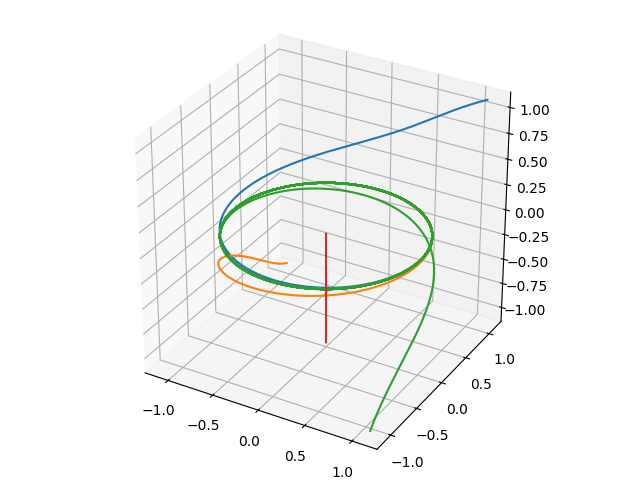

Write the Python code that produced this figure.
import numpy as np
import matplotlib.pyplot as plt
from mpl_toolkits.mplot3d import Axes3D

# x' = x(1-x^2-y^2) - y
# y' = y(1-x^2-y^2) + x 
# z' = -z

def f(x: np.ndarray) -> np.ndarray:
  return np.array([
      x[0] * (1-x[0]**2-x[1]**2) - x[1],
      x[1] * (1-x[0]**2-x[1]**2) + x[0], 
      -x[2]
  ])

# 古典的ルンゲ=クッタ (４段陽的ルンゲ=クッタ)
def runge_kutta(x: np.ndarray, tau: float) -> np.ndarray:
    k1 = f(x)
    k2 = f(x + tau/2 * k1)
    k3 = f(x + tau/2 * k2)
    k4 = f(x + tau * k3)
    return x + tau/6 * (k1 + 2*k2 + 2*k3 + k4)

fig = plt.figure()
ax = fig.add_subplot(projection='3d')
fig.tight_layout()
ax.set_aspect('equal') 

# 時間刻み
tau = 1e-2
N: int = 10000

# initial condition
for x0 in [[1.1, 1.1, 1.1], [-1.1, 1.1, -1.1], [1.1, -1.1, -1.1], [0.0, 0.0, -1.1]]:


  # 配列を初期化
  x = np.empty((3, N+1), dtype = float)
  x[:, :] = np.nan
  x[:, 0] = x0

  # ルンゲ=クッタ法
  for i in range(N):
    x[:, i+1] = runge_kutta(x[:, i], tau)

  # プロット
  ax.plot(x[0], x[1], x[2])

plt.savefig('stable_limit_cycle.png')
plt.show()
